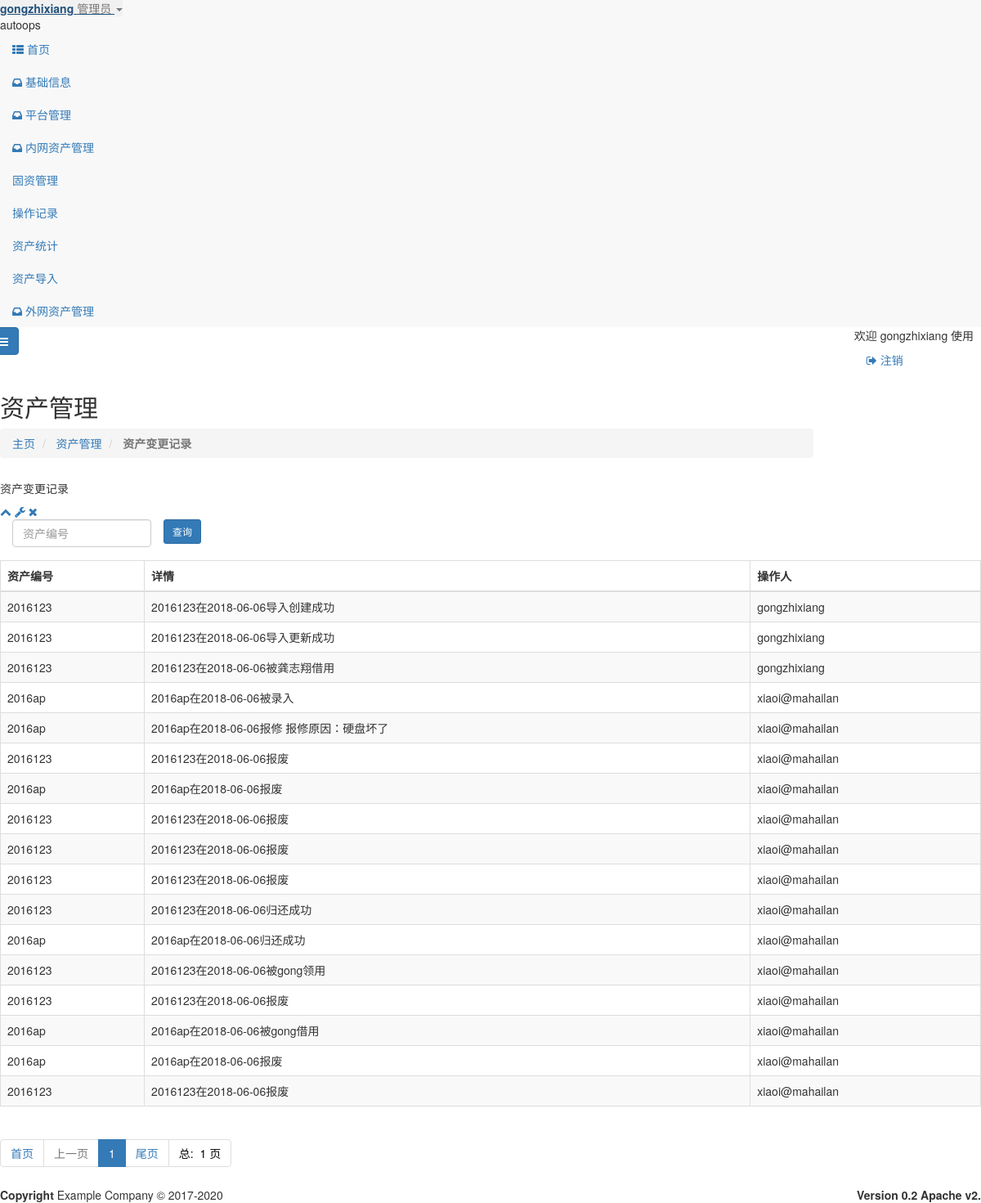
Page /tb_log/tb_log.html (signed in) on the earlier database version.
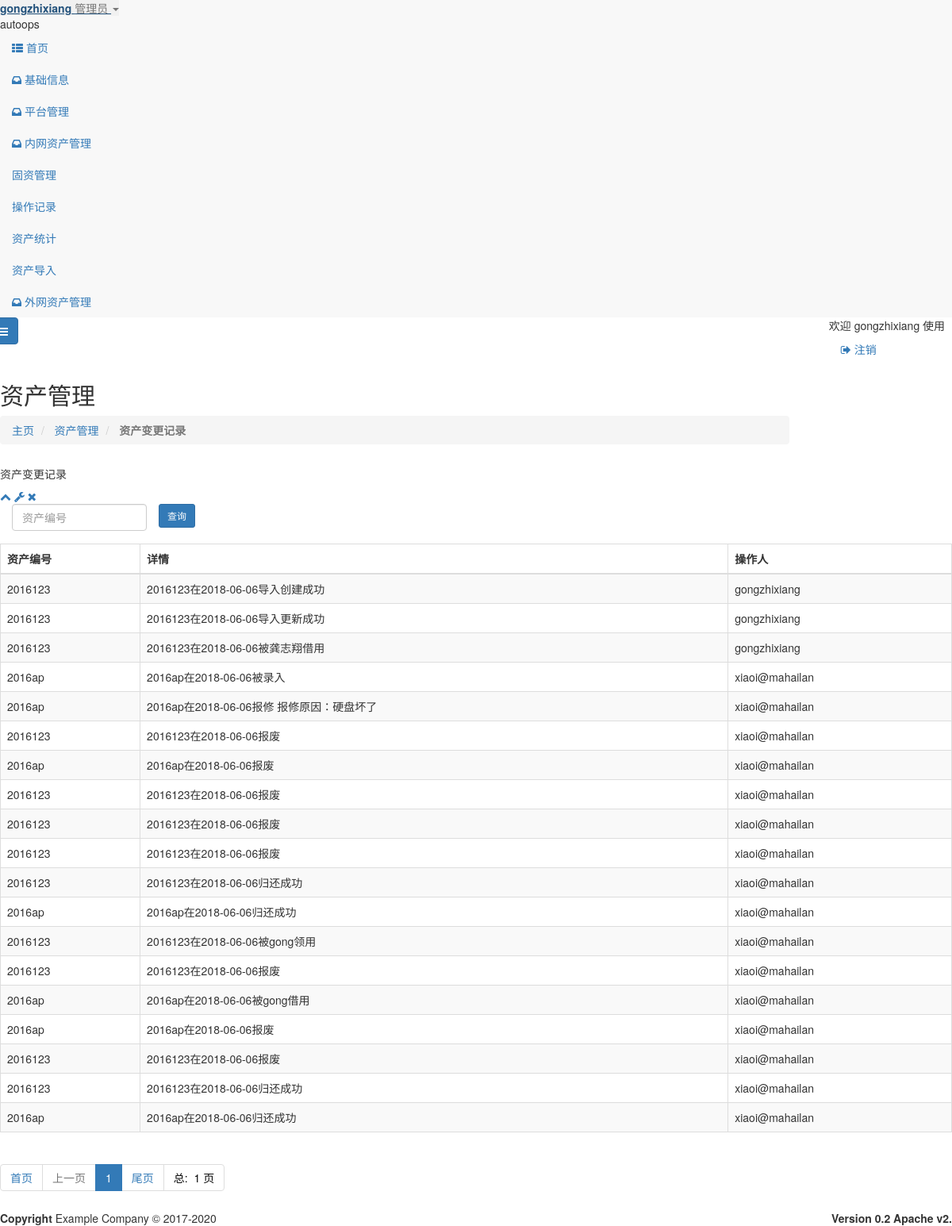
Same page on the later database version.
### tb_log/models.py (models this page shows)
class tb_log(models.Model):
    uid = models.ForeignKey(to=assets,to_field='uid',on_delete=models.CASCADE,verbose_name='资产编号')
    log_info = models.TextField(verbose_name='操作记录')
    user = models.CharField(verbose_name='操作人', max_length=24)

### assets/models.py (models this page shows)
class assets(models.Model):
    active = models.ForeignKey(to=active, to_field='id', on_delete=models.CASCADE, verbose_name='状态', default=1)
    uid = models.CharField(max_length=24,primary_key=True,verbose_name='资产编号',db_index=True)
    pid = models.CharField(verbose_name='设备号', max_length=24, null=True, blank=True)
    utype = models.ForeignKey(to=platform,on_delete=models.CASCADE,to_field='id',verbose_name='设备类型')
    usize = models.ForeignKey(to=platform_size,on_delete=models.CASCADE,to_field='id',verbose_name='设备型号')
    user = models.CharField(verbose_name='使用人',max_length=24,db_index=True,null=True,blank=True)
    upart = models.CharField(verbose_name='部门', max_length=24, db_index=True, null=True, blank=True)
    addr = models.CharField(verbose_name='存放地点', max_length=24, null=True, blank=True, default='库房')
    cpu = models.CharField(max_length=64, verbose_name='CPU', null=True, blank=True)
    mem = models.CharField(max_length=64, verbose_name='内存', null=True, blank=True)
    disk = models.CharField(max_length=256, verbose_name="硬盘", null=True, blank=True)
    sn = models.CharField(verbose_name='SN号', max_length=24, null=True, blank=True)
    nmac = models.CharField(verbose_name='有线mac', max_length=24, null=True, blank=True)
    wmac = models.CharField(verbose_name='无线mac', max_length=24, null=True, blank=True)
    ctime = models.DateField(verbose_name='入库时间')
    otime = models.DateField(verbose_name='领（借）用时间', null=True, blank=True)
    gtime = models.DateField(verbose_name='归还(报废)时间', null=True, blank=True)
    ps = models.CharField(verbose_name='备注', max_length=24, null=True, blank=True)
    class Meta:
        db_table = "assets"
        verbose_name = "固定资产"
        verbose_name_plural = '固定资产'
        permissions = {
            ('read_assets', u"quit"
                            u"只读资产库"),
        }
    def __str__(self):
        return str(self.uid)

### tb_log/views.py (the view)
# urls.py: path('tb_log.html', views.LogView.as_view(), name='tb_log_list'),
class LogView(LoginRequiredMixin, ListView):
    template_name = 'assets/tb_log.html'
    model = models.tb_log
    context_object_name = 'log_list'
    paginate_by = settings.DISPLAY_PER_PAGE
    ordering = ("id")
    def get_queryset(self):
        if self.request.GET.get('name'):
            query = self.request.GET.get('name', None)
            queryset =super().get_queryset().filter(Q(uid_id=query)).order_by('id')
        else:
            queryset = super().get_queryset()
        return queryset
    def get_context_data(self, *, object_list=None, **kwargs):
        search_data = self.request.GET.copy()
        print(search_data)
        try:
            search_data.pop("page")
        except BaseException as e:
            pass
        print(search_data.dict())
        print(search_data.urlencode())
        context = {
            "search_data": search_data.urlencode(),
            "assets_class": 'active',
        }
        kwargs.update(context)
        return super().get_context_data(**kwargs)

### templates/assets/tb_log.html (shortened to what this page needs)
{% extends "base.html" %}
{% load  static %}
{% block page-content %}
    <div class="row wrapper border-bottom white-bg page-heading ">
        <div class="col-lg-10">
            <h2>资产管理</h2>
            <ol class="breadcrumb">
                <li>
                    <a href="{% url "index" %}">主页</a>
                </li>
                <li>
                    <a>资产管理</a>
                </li>
                <li class="active">
                    <strong>资产变更记录</strong>
                </li>
            </ol>
        </div>
        <div class="col-lg-2" id="split-left">
        </div>
    </div>
    <div class="wrapper wrapper-content animated fadeInRight">
        <div class="row">
            <div class="col-lg-11" id="split-right"     style="width: 100%" >
                <div class="ibox float-e-margins">
                    <div class="ibox-title">
                        <h5>资产变更记录</h5>
                        <div class="ibox-tools">
                            <a class="collapse-link">
                                <i class="fa fa-chevron-up"></i>
                            </a>
                            <a class="dropdown-toggle" data-toggle="dropdown" href="#">
                                <i class="fa fa-wrench"></i>
                            </a>
                            <a class="close-link">
                                <i class="fa fa-times"></i>
                            </a>
                        </div>
                    </div>
                    <div class="ibox-content">
                        <div class="table-responsive">
                            <div  class="form-horizontal ">
                            <form id="cha" class="form-horizontal" action="{% url 'tb_log:tb_log_list' %}" method="GET">
                                <div class="col-md-2"><input type="text" class="form-control" name="name"
                                                             placeholder="资产编号" ></div>
                                <button class="btn btn-sm btn-primary" type="submit">查询</button>
                            </form>
                            <div>&nbsp;</div>
                                <table class="table table-striped table-bordered table-hover dataTables-cmdb">
                                    <thead>
                                    <tr>
                                        <th>资产编号</th>
                                        <th>详情</th>
                                        <th>操作人</th>
                                    </tr>
                                    </thead>
                                    <tbody>
                                    {% for   row   in   log_list %}
                                        <tr class="gradeA">
                                            <td class="center">{{ row.uid }}</td>
                                            <td class="center">{{ row.log_info }}</td>
                                            <td class="center">{{ row.user }}</td>
                                        </tr>
                                    {% endfor %}
                                    </tbody>
                                </table>
                                <div>
                                    <ul class="pagination">
                                        <li><a href="{% url "tb_log:tb_log_list" %}?page=1">首页 </a></li>
                                        {% if  page_obj.has_previous %}
                                            <li>
                                                <a href="{% url "tb_log:tb_log_list" %}?page={{ page_obj.previous_page_number }}&{{ search_data }}">
                                                    上一页 </a></li>
                                        {% else %}
                                            <li class="disabled"><a> 上一页 </a></li>
                                        {% endif %}
                                        {% for p in paginator.page_range %}
                                            {% if  search_data %}
                                                {% if p == page_obj.number %}
                                                    <li class="active"><a
                                                            href="{% url "tb_log:tb_log_list" %}?page={{ p }}&{{ search_data }}"> {{ p }} </a>
                                                    </li>
                                                {% else %}
                                                    <li>
                                                        <a href="{% url "tb_log:tb_log_list" %}?page={{ p }}&{{ search_data }}"> {{ p }} </a>
                                                    </li>
                                                {% endif %}
                                            {% else %}
                                                {% if p == page_obj.number %}
                                                    <li class="active"><a
                                                            href="{% url "tb_log:tb_log_list" %}?page={{ p }}"> {{ p }} </a>
                                                    </li>
                                                {% else %}
                                                    <li>
                                                        <a href="{% url "tb_log:tb_log_list" %}?page={{ p }}"> {{ p }} </a>
                                                    </li>
                                                {% endif %}
                                            {% endif %}
                                        {% endfor %}
                                        <li>
                                            <a href="{% url "tb_log:tb_log_list" %}?page={{ page_obj.paginator.num_pages }}">尾页 </a>
                                        </li>
                                        <li><span
                                                style="color: #0a0a0a">总: &nbsp;{{ page_obj.paginator.num_pages }} 页 </span>
                                        </li>
                                    </ul>
                                </div>
                            </div>
                        </div>
                    </div>
                </div>
            </div>
        </div>
    </div>
{% endblock %}

### templates/base.html (shortened to what this page needs)
<!DOCTYPE html>
<html>
<head>
    {% include  "_css.html" %}
</head>
<body>
<div id="wrapper" class="container1">
    {% include "_nav.html" %}
    <div id="page-wrapper" class="gray-bg">
        {% include  "_navbar-static-top.html" %}
        {% block page-content %}
        {% endblock %}
        {% include  "_footer.html" %}
    </div>
</div>
</body>
</html>

### templates/_css.html (shortened to what this page needs)
{% load  static %}
<link href=" {% static  "css/bootstrap.min.css" %}" rel="stylesheet">
<link href="{% static  "font-awesome/css/font-awesome.css" %}" rel="stylesheet">
<link href="{% static  "css/animate.css" %}" rel="stylesheet">
<link href="{% static "css/style.css"  %} " rel="stylesheet">
<link href="{% static "css/datatables.min.css"%} "   rel="stylesheet">
<link href="{% static "css/plugins/select2/select2.min.css"%} "   rel="stylesheet">
<link href="{% static  "css/plugins/sweetalert/sweetalert.css"%}" rel="stylesheet">
<link href="{% static "css/animate.css"%}" rel="stylesheet">
<link href="{% static "css/style.css"%}" rel="stylesheet">
<link  href="{% static  "css/plugins/toastr/toastr.min.css" %}"  rel="stylesheet">

### templates/_nav.html (shortened to what this page needs)
<nav class="navbar-default navbar-static-side  " role="navigation">
    <div class="sidebar-collapse">
        <ul class="nav metismenu" id="side-menu">
            <li class="nav-header">
                <div class="dropdown profile-element">
                    <a data-toggle="dropdown" class="dropdown-toggle" href="#">
                            <span class="clear"> <span class="block m-t-xs"> <strong
                                    class="font-bold">{{ user }}</strong>
                             </span> <span class="text-muted text-xs block">
                                {% ifequal  user.is_superuser  1 %}
                                    管理员 {% else %} 普通用户 {% endifequal %}
                                <b class="caret"></b></span> </span>
                    </a>
                </div>
                <div class="logo-element">
                    autoops
                </div>
            </li>
            <li>
                <a href="{% url "index" %}"><i class="fa fa-th-list"></i> <span class="nav-label">首页</span>
                </a>
            </li>
            <li class="{{ base_info_class }}">
                <a href="#"><i class="fa fa-inbox"></i> <span class="nav-label">基础信息</span>
                    </a>
            </li>
            <li class="{{ platform_class }}">
                <a href="#"><i class="fa fa-inbox"></i> <span class="nav-label">平台管理</span>
                    </a>
            </li>
                    <li class="{{ assets_class }}">
                        <a href="#"><i class="fa fa-inbox"></i> <span class="nav-label">内网资产管理</span>
                    </a>
                <ul class="nav nav-second-level">
                    <li ><a href="{% url "assets:assets_list" %}">固资管理</a></li>
                    <li ><a href="{% url "tb_log:tb_log_list" %}">操作记录</a></li>
                    <li><a href="{% url "assets:assets_count" %}">资产统计</a></li>
                    <li ><a href="{% url "assets:assets_import" %}">资产导入</a></li>
                </ul>
            </li>
            <li class="{{ cmdb_class }}">
                <a href="#"><i class="fa fa-inbox"></i> <span class="nav-label">外网资产管理</span>
                    </a>
            </li>
        </ul>
    </div>
</nav>

### templates/_navbar-static-top.html
<div class="row border-bottom">
            <nav class="navbar navbar-static-top" role="navigation" style="margin-bottom: 0">
                <div class="navbar-header">
                    <a class="navbar-minimalize minimalize-styl-2 btn btn-primary " href="#"><i class="fa fa-bars"></i> </a>
                </div>
                <ul class="nav navbar-top-links navbar-right">
                    欢迎 {{  user  }} 使用   &nbsp; &nbsp; &nbsp; &nbsp; &nbsp;
                    <li>
                        <a href="{% url 'logout' %}">
                            <i class="fa fa-sign-out"></i> 注销
                        </a>
                    </li>
                </ul>
            </nav>
        </div>

### templates/_footer.html
  <div class="footer">
            <div class="pull-right">
               <strong>Version 0.2  Apache v2.</strong>
            </div>
            <div>
                <strong>Copyright</strong> Example Company &copy; 2017-2020
            </div>
        </div>

### templates/_js.html (shortened to what this page needs)
{% load  static %}

Differences in the rows shown:
added tb_log: uid "2016123", log_info "2016123在2018-06-06归还成功", user "xiaoi@mahailan"
added tb_log: uid "2016ap", log_info "2016ap在2018-06-06归还成功", user "xiaoi@mahailan"
